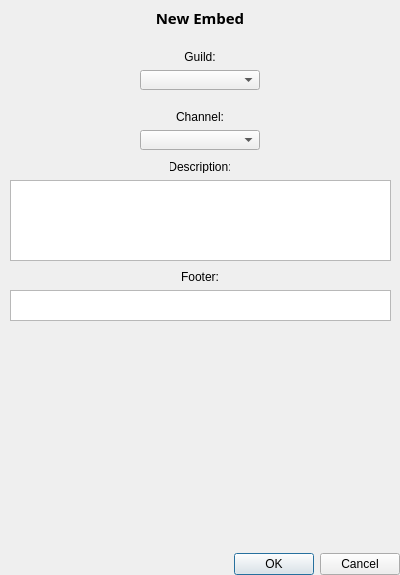
<?xml version="1.0" encoding="UTF-8"?>
<ui version="4.0">
 <class>EmbedDialog</class>
 <widget class="QDialog" name="EmbedDialog">
  <property name="geometry">
   <rect>
    <x>0</x>
    <y>0</y>
    <width>400</width>
    <height>575</height>
   </rect>
  </property>
  <property name="windowTitle">
   <string>New Embed</string>
  </property>
  <layout class="QVBoxLayout" name="layout_embed_dialog">
   <property name="leftMargin">
    <number>0</number>
   </property>
   <property name="topMargin">
    <number>0</number>
   </property>
   <property name="rightMargin">
    <number>0</number>
   </property>
   <property name="bottomMargin">
    <number>0</number>
   </property>
   <item>
    <widget class="QWidget" name="widget_content" native="true">
     <widget class="QComboBox" name="combo_box_guilds">
      <property name="geometry">
       <rect>
        <x>140</x>
        <y>70</y>
        <width>120</width>
        <height>20</height>
       </rect>
      </property>
      <property name="sizePolicy">
       <sizepolicy hsizetype="Maximum" vsizetype="Fixed">
        <horstretch>0</horstretch>
        <verstretch>0</verstretch>
       </sizepolicy>
      </property>
     </widget>
     <widget class="QComboBox" name="combo_box_channels">
      <property name="geometry">
       <rect>
        <x>140</x>
        <y>130</y>
        <width>120</width>
        <height>20</height>
       </rect>
      </property>
      <property name="sizePolicy">
       <sizepolicy hsizetype="Maximum" vsizetype="Fixed">
        <horstretch>0</horstretch>
        <verstretch>0</verstretch>
       </sizepolicy>
      </property>
     </widget>
     <widget class="QLabel" name="label_header">
      <property name="geometry">
       <rect>
        <x>150</x>
        <y>10</y>
        <width>100</width>
        <height>16</height>
       </rect>
      </property>
      <property name="font">
       <font>
        <family>Kozuka Gothic Pr6N B</family>
        <pointsize>11</pointsize>
        <weight>75</weight>
        <bold>true</bold>
       </font>
      </property>
      <property name="text">
       <string>New Embed</string>
      </property>
      <property name="alignment">
       <set>Qt::AlignCenter</set>
      </property>
     </widget>
     <widget class="QLabel" name="label_guild">
      <property name="geometry">
       <rect>
        <x>170</x>
        <y>50</y>
        <width>60</width>
        <height>13</height>
       </rect>
      </property>
      <property name="text">
       <string>Guild:</string>
      </property>
      <property name="alignment">
       <set>Qt::AlignCenter</set>
      </property>
     </widget>
     <widget class="QLabel" name="label_channel">
      <property name="geometry">
       <rect>
        <x>170</x>
        <y>110</y>
        <width>60</width>
        <height>13</height>
       </rect>
      </property>
      <property name="text">
       <string>Channel:</string>
      </property>
      <property name="alignment">
       <set>Qt::AlignCenter</set>
      </property>
     </widget>
     <widget class="QTextEdit" name="text_edit_description">
      <property name="geometry">
       <rect>
        <x>10</x>
        <y>180</y>
        <width>381</width>
        <height>81</height>
       </rect>
      </property>
     </widget>
     <widget class="QLabel" name="label_description">
      <property name="geometry">
       <rect>
        <x>170</x>
        <y>160</y>
        <width>60</width>
        <height>13</height>
       </rect>
      </property>
      <property name="text">
       <string>Description:</string>
      </property>
      <property name="alignment">
       <set>Qt::AlignCenter</set>
      </property>
     </widget>
     <widget class="QLabel" name="label_footer">
      <property name="geometry">
       <rect>
        <x>170</x>
        <y>270</y>
        <width>60</width>
        <height>13</height>
       </rect>
      </property>
      <property name="text">
       <string>Footer:</string>
      </property>
      <property name="alignment">
       <set>Qt::AlignCenter</set>
      </property>
     </widget>
     <widget class="QTextEdit" name="text_edit_footer">
      <property name="geometry">
       <rect>
        <x>10</x>
        <y>290</y>
        <width>381</width>
        <height>31</height>
       </rect>
      </property>
     </widget>
    </widget>
   </item>
   <item>
    <widget class="QDialogButtonBox" name="button_box">
     <property name="orientation">
      <enum>Qt::Horizontal</enum>
     </property>
     <property name="standardButtons">
      <set>QDialogButtonBox::Cancel|QDialogButtonBox::Ok</set>
     </property>
    </widget>
   </item>
  </layout>
 </widget>
 <resources/>
 <connections>
  <connection>
   <sender>button_box</sender>
   <signal>accepted()</signal>
   <receiver>EmbedDialog</receiver>
   <slot>accept()</slot>
   <hints>
    <hint type="sourcelabel">
     <x>248</x>
     <y>254</y>
    </hint>
    <hint type="destinationlabel">
     <x>157</x>
     <y>274</y>
    </hint>
   </hints>
  </connection>
  <connection>
   <sender>button_box</sender>
   <signal>rejected()</signal>
   <receiver>EmbedDialog</receiver>
   <slot>reject()</slot>
   <hints>
    <hint type="sourcelabel">
     <x>316</x>
     <y>260</y>
    </hint>
    <hint type="destinationlabel">
     <x>286</x>
     <y>274</y>
    </hint>
   </hints>
  </connection>
 </connections>
</ui>
